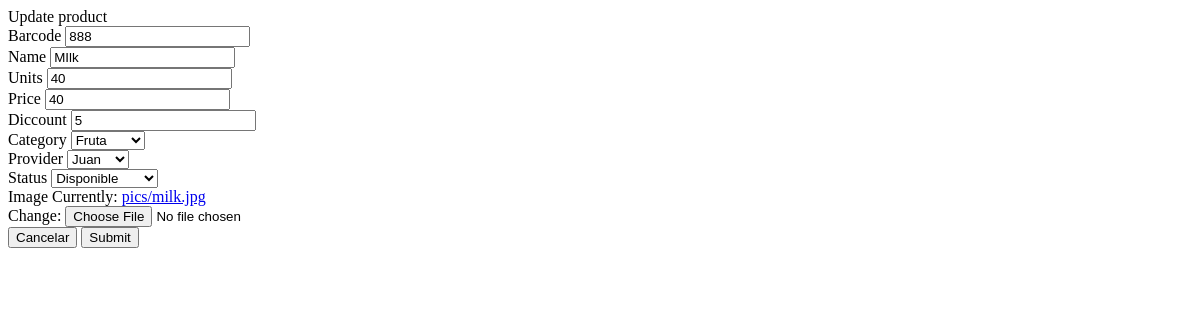
The app's page /products/updateProduct/1/, older data.
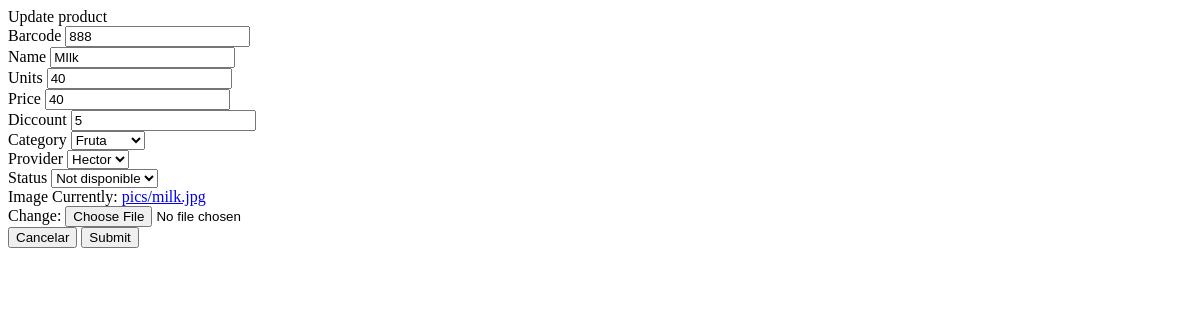
The same page, newer data.
### products/models.py (models this page shows)
class Product(models.Model):
	barcode = models.IntegerField()
	name = models.CharField(max_length=20)
	units = models.IntegerField()
	price = models.IntegerField()
	disc = models.IntegerField()
	cat = models.ForeignKey(Category, on_delete = models.SET_NULL, null=True)
	prov = models.ForeignKey(Provider, on_delete = models.SET_NULL, null=True)
	stat = models.IntegerField(
		null=False, blank=False,
		choices=product_status,
		default=1,
	)
	img = models.ImageField(upload_to='pics')

### products/views.py (the view)
# urls.py: path('updateProduct/<int:pk>/',updateProduct.as_view(), name='updateProduct'),
class updateProduct(UpdateView):
	model = Product
	template_name = 'products/update.html'
	form_class = ProductForm
	success_url = reverse_lazy('listProduct')

### products/forms.py
class ProductForm(forms.ModelForm):
	class Meta:
		model = Product
		fields = [
			'barcode',
			'name',
			'units',
			'price',
			'disc',
			'cat',
			'prov',
			'stat',
			'img',
		]
		labels = {
			'barcode' : 'Barcode',
			'name' : 'Name',
			'units' : 'Units',
			'price' : 'Price',
			'disc' : 'Diccount',
			'cat' : 'Category',
			'prov' : 'Provider',
			'stat' : 'Status',
			'img' : 'Image',
		}
	def __init__(self, *args, **kwargs):
		super(ProductForm,self).__init__(*args,**kwargs)
		self.fields['barcode'].widget.attrs.update({'class':'mdl-textfield__input'})
		self.fields['name'].widget.attrs.update({'class':'mdl-textfield__input'})
		self.fields['units'].widget.attrs.update({'class':'mdl-textfield__input'})
		self.fields['price'].widget.attrs.update({'class':'mdl-textfield__input'})
		self.fields['disc'].widget.attrs.update({'class':'mdl-textfield__input'})
		self.fields['cat'].widget.attrs.update({'class':'mdl-cell mdl-cell--12-col'})
		self.fields['prov'].widget.attrs.update({'class':'mdl-cell mdl-cell--12-col'})
		self.fields['stat'].widget.attrs.update({'class':'mdl-cell mdl-cell--12-col'})
		self.fields['prov'].queryset = Provider.objects.exclude(estado = '2')

### templates/products/update.html
<div class="modal-dialog modal-lg" role="document">
	<div class="modal-content">
		<div class="full-width panel mdl-shadow--2dp">
		<div class="full-width panel-tittle bg-primary text-center tittles">
			Update product
		</div>
		<form action="{% url 'updateProduct' object.id %}" method="POST" enctype="multipart/form-data"> {% csrf_token %}
			<div class="full-width panel-content">
				{% for field in form %}
					<label for="field.id_for_label">{{ field.label }}</label>
					{{ field }}
					<br>
				{% endfor %}
				<button type="button" data-dismiss="modal" >Cancelar</button>
				<input type="submit" class="button">
			</div>
		</form>
		</div>
	</div>
</div>

Row changes from the older to the newer data that the page shows:
changed Product "MIlk": prov "Juan" → "Hector"; stat "Disponible" → "Not disponible"
